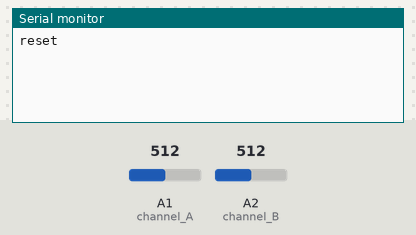
Simulated run of this sketch. Board: Arduino Uno, built with avr-gcc and run on an emulated ATmega328P. On the bench: the last lines printed to the serial monitor. The test bench sets the inputs (shaded band); at power-on: A1 (channel_A) = 512, A2 (channel_B) = 512.

Above: at 4.8 s.
4.9 s: A1 (channel_A) set to 716
At 5.8 s:
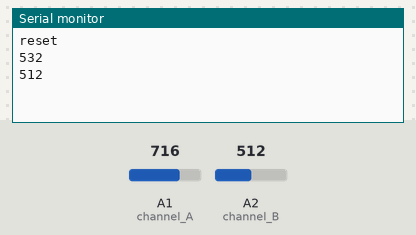
6.5 s: A2 (channel_B) set to 716
At 7.8 s:
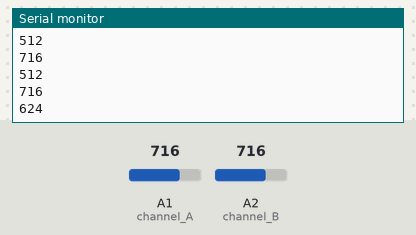
8.0 s: A1 (channel_A) set to 900
At 8.7 s:
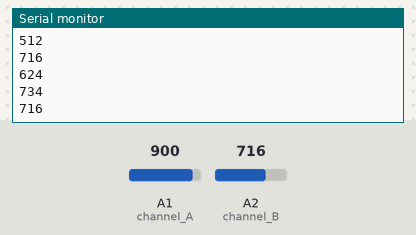
9.5 s: A2 (channel_B) set to 900
At 11.0 s:
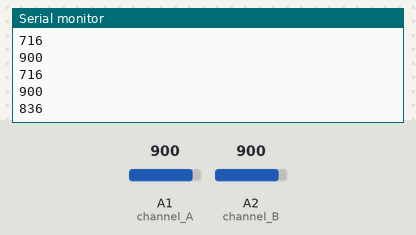
Timing chart, 0 to 12.0 s (numbered marks = the images above; inputs shaded):
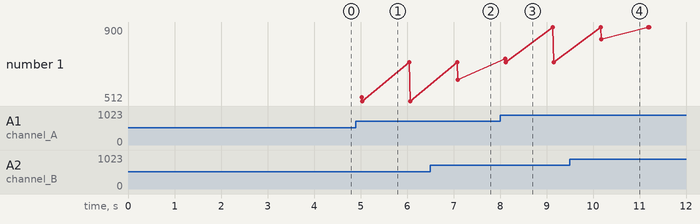

The sketch:

gerdien_tube.ino
```cpp
#include<SoftwareSerial.h>

#define BT_SERIAL_RX 11
#define BT_SERIAL_TX 10
SoftwareSerial BluetoothSerial(BT_SERIAL_RX, BT_SERIAL_TX);

// These constants won't change. They're used to give names to the pins used:
const int channel_A = A1; // positive ions
const int channel_B = A2; // negative ions

const int reset_A = 7;
const int reset_B = 9;

int filter = 20;
int mean_A, mean_B;

void setup() {
  Serial.begin(9600);
  BluetoothSerial.begin(9600);
  pinMode(reset_A, OUTPUT);
  pinMode(reset_B, OUTPUT);
}

void loop() {
  BluetoothSerial.write("reset");
  BluetoothSerial.println("reset");
  Serial.println("reset");
  digitalWrite(reset_A, HIGH);
  digitalWrite(reset_B, HIGH);
  delay(3000);
  digitalWrite(reset_A, LOW);
  digitalWrite(reset_B, LOW);
  delay(1000);

  for (int i=0;i<256;i++){
    mean_A = 0;
    mean_B = 0;
    //sensorValue_B = 0;
    for (int j=0;j<filter;j++){
        mean_A += analogRead(channel_A);
        delay(10);
        mean_B += analogRead(channel_B);
        delay(40);
    }

    mean_A = int((mean_A / float(filter)) + 0.5);
    mean_B = int((mean_B / float(filter)) + 0.5);

    BluetoothSerial.write(mean_A);
    BluetoothSerial.println(mean_A);
    Serial.println(mean_A);
    delay(10);
    BluetoothSerial.write(mean_B);
    BluetoothSerial.println(mean_B);
    Serial.println(mean_B);
  }
}
```

Measured:
- after the input at 4.9 s, the serial monitor: prints a new line after 0.12 s (image 1)
- after the input at 6.5 s, the serial monitor: prints a new line after 0.60 s (image 2)
- after the input at 8.0 s, the serial monitor: prints a new line after 0.11 s (image 3)
- after the input at 9.5 s, the serial monitor: prints a new line after 0.68 s (image 4)
- plotted number 1: 512 → 624 after the input at 6.5 s
